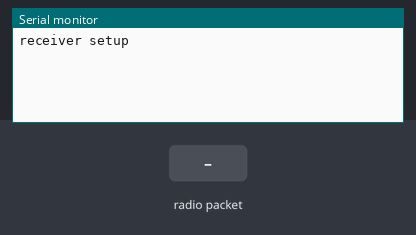
Simulated run of this sketch. Board: Arduino Uno, built with avr-gcc and run on an emulated ATmega328P. Shown: the last lines printed to the serial monitor. The inputs (shaded band) are chosen by the test bench. No radio packets arrive unless stated.

Above: at 2.2 s.
2.3 s: radio packet "1" arrives
At 3.5 s:
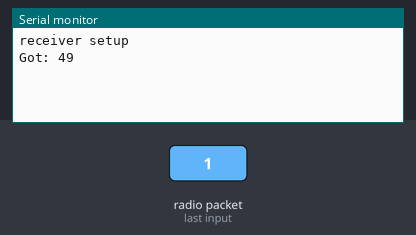
3.8 s: radio packet "0" arrives
At 4.7 s:
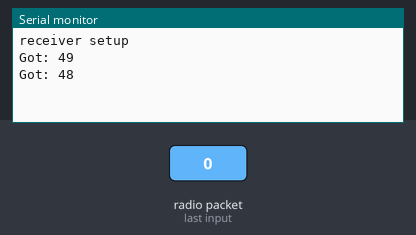
5.3 s: radio packet "2" arrives
At 5.8 s:
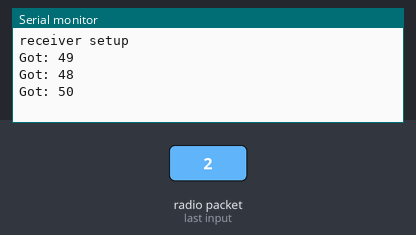

The sketch:

315MHZ_RX.ino
```cpp
#include <VirtualWire.h>
#define RECV_PIN 11
void setup() {
  delay(1000);
  Serial.begin(9600);
  Serial.println("receiver setup");
  vw_set_rx_pin(RECV_PIN);
  vw_setup(2000);
  vw_rx_start();
}
void loop() {
  uint8_t buf[VW_MAX_MESSAGE_LEN];
  uint8_t buflen = VW_MAX_MESSAGE_LEN;
  if (vw_get_message(buf, &buflen)) {
    Serial.print("Got: ");
    for (int i = 0; i < buflen; i++) {
      Serial.print(buf[i], DEC);
      Serial.print(' ');
    }
    Serial.println();
  }
}
```

Measured:
- after the input at 2.3 s, the serial monitor: prints a new line at once (image 1)
- after the input at 3.8 s, the serial monitor: prints a new line at once (image 2)
- after the input at 5.3 s, the serial monitor: prints a new line at once (image 3)
